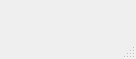
<?xml version="1.0" encoding="UTF-8"?>
<ui version="4.0">
 <class>GameScreen</class>
 <widget class="QMainWindow" name="GameScreen">
  <property name="geometry">
   <rect>
    <x>0</x>
    <y>0</y>
    <width>136</width>
    <height>59</height>
   </rect>
  </property>
  <widget class="QWidget" name="centralwidget">
   <widget class="QWidget" name="gridLayoutWidget">
    <property name="geometry">
     <rect>
      <x>50</x>
      <y>160</y>
      <width>401</width>
      <height>304</height>
     </rect>
    </property>
    <layout class="QGridLayout" name="gridLayout">
     <property name="spacing">
      <number>1</number>
     </property>
     <item row="1" column="0">
      <widget class="QPushButton" name="pushButton_2">
       <property name="sizePolicy">
        <sizepolicy hsizetype="Minimum" vsizetype="Fixed">
         <horstretch>100</horstretch>
         <verstretch>100</verstretch>
        </sizepolicy>
       </property>
       <property name="minimumSize">
        <size>
         <width>100</width>
         <height>100</height>
        </size>
       </property>
       <property name="font">
        <font>
         <pointsize>72</pointsize>
        </font>
       </property>
       <property name="text">
        <string/>
       </property>
      </widget>
     </item>
     <item row="2" column="1">
      <widget class="QPushButton" name="pushButton_6">
       <property name="sizePolicy">
        <sizepolicy hsizetype="Minimum" vsizetype="Fixed">
         <horstretch>100</horstretch>
         <verstretch>100</verstretch>
        </sizepolicy>
       </property>
       <property name="minimumSize">
        <size>
         <width>100</width>
         <height>100</height>
        </size>
       </property>
       <property name="font">
        <font>
         <pointsize>72</pointsize>
        </font>
       </property>
       <property name="text">
        <string/>
       </property>
      </widget>
     </item>
     <item row="0" column="0">
      <widget class="QPushButton" name="pushButton_1">
       <property name="sizePolicy">
        <sizepolicy hsizetype="Minimum" vsizetype="Fixed">
         <horstretch>100</horstretch>
         <verstretch>100</verstretch>
        </sizepolicy>
       </property>
       <property name="minimumSize">
        <size>
         <width>100</width>
         <height>100</height>
        </size>
       </property>
       <property name="font">
        <font>
         <pointsize>72</pointsize>
        </font>
       </property>
       <property name="text">
        <string/>
       </property>
      </widget>
     </item>
     <item row="0" column="1">
      <widget class="QPushButton" name="pushButton_4">
       <property name="sizePolicy">
        <sizepolicy hsizetype="Minimum" vsizetype="Fixed">
         <horstretch>100</horstretch>
         <verstretch>100</verstretch>
        </sizepolicy>
       </property>
       <property name="minimumSize">
        <size>
         <width>100</width>
         <height>100</height>
        </size>
       </property>
       <property name="font">
        <font>
         <pointsize>72</pointsize>
        </font>
       </property>
       <property name="text">
        <string/>
       </property>
      </widget>
     </item>
     <item row="1" column="1">
      <widget class="QPushButton" name="pushButton_5">
       <property name="sizePolicy">
        <sizepolicy hsizetype="Minimum" vsizetype="Fixed">
         <horstretch>100</horstretch>
         <verstretch>100</verstretch>
        </sizepolicy>
       </property>
       <property name="minimumSize">
        <size>
         <width>100</width>
         <height>100</height>
        </size>
       </property>
       <property name="font">
        <font>
         <pointsize>72</pointsize>
        </font>
       </property>
       <property name="text">
        <string/>
       </property>
      </widget>
     </item>
     <item row="2" column="0">
      <widget class="QPushButton" name="pushButton_3">
       <property name="sizePolicy">
        <sizepolicy hsizetype="Minimum" vsizetype="Fixed">
         <horstretch>100</horstretch>
         <verstretch>100</verstretch>
        </sizepolicy>
       </property>
       <property name="minimumSize">
        <size>
         <width>100</width>
         <height>100</height>
        </size>
       </property>
       <property name="font">
        <font>
         <pointsize>72</pointsize>
        </font>
       </property>
       <property name="text">
        <string/>
       </property>
      </widget>
     </item>
     <item row="0" column="2">
      <widget class="QPushButton" name="pushButton_7">
       <property name="sizePolicy">
        <sizepolicy hsizetype="Minimum" vsizetype="Fixed">
         <horstretch>100</horstretch>
         <verstretch>100</verstretch>
        </sizepolicy>
       </property>
       <property name="minimumSize">
        <size>
         <width>100</width>
         <height>100</height>
        </size>
       </property>
       <property name="font">
        <font>
         <pointsize>72</pointsize>
        </font>
       </property>
       <property name="text">
        <string/>
       </property>
      </widget>
     </item>
     <item row="1" column="2">
      <widget class="QPushButton" name="pushButton_8">
       <property name="sizePolicy">
        <sizepolicy hsizetype="Minimum" vsizetype="Fixed">
         <horstretch>100</horstretch>
         <verstretch>100</verstretch>
        </sizepolicy>
       </property>
       <property name="minimumSize">
        <size>
         <width>100</width>
         <height>100</height>
        </size>
       </property>
       <property name="font">
        <font>
         <pointsize>72</pointsize>
        </font>
       </property>
       <property name="text">
        <string/>
       </property>
      </widget>
     </item>
     <item row="2" column="2">
      <widget class="QPushButton" name="pushButton_9">
       <property name="sizePolicy">
        <sizepolicy hsizetype="Minimum" vsizetype="Fixed">
         <horstretch>100</horstretch>
         <verstretch>100</verstretch>
        </sizepolicy>
       </property>
       <property name="minimumSize">
        <size>
         <width>100</width>
         <height>100</height>
        </size>
       </property>
       <property name="font">
        <font>
         <pointsize>72</pointsize>
        </font>
       </property>
       <property name="text">
        <string/>
       </property>
      </widget>
     </item>
    </layout>
   </widget>
   <widget class="QPushButton" name="exitButton">
    <property name="geometry">
     <rect>
      <x>190</x>
      <y>560</y>
      <width>111</width>
      <height>31</height>
     </rect>
    </property>
    <property name="text">
     <string>Выйти из игры</string>
    </property>
   </widget>
   <widget class="QPushButton" name="resetButton">
    <property name="geometry">
     <rect>
      <x>190</x>
      <y>480</y>
      <width>111</width>
      <height>31</height>
     </rect>
    </property>
    <property name="text">
     <string>Заново</string>
    </property>
   </widget>
   <widget class="QLabel" name="label">
    <property name="geometry">
     <rect>
      <x>220</x>
      <y>20</y>
      <width>71</width>
      <height>21</height>
     </rect>
    </property>
    <property name="font">
     <font>
      <pointsize>18</pointsize>
     </font>
    </property>
    <property name="text">
     <string>Счёт:</string>
    </property>
   </widget>
   <widget class="QLabel" name="playerX">
    <property name="geometry">
     <rect>
      <x>80</x>
      <y>50</y>
      <width>71</width>
      <height>21</height>
     </rect>
    </property>
    <property name="font">
     <font>
      <pointsize>12</pointsize>
     </font>
    </property>
    <property name="text">
     <string>Игрок X:</string>
    </property>
    <property name="alignment">
     <set>Qt::AlignCenter</set>
    </property>
   </widget>
   <widget class="QLabel" name="player0">
    <property name="geometry">
     <rect>
      <x>340</x>
      <y>50</y>
      <width>71</width>
      <height>21</height>
     </rect>
    </property>
    <property name="font">
     <font>
      <pointsize>12</pointsize>
     </font>
    </property>
    <property name="text">
     <string>Игрок 0:</string>
    </property>
    <property name="alignment">
     <set>Qt::AlignCenter</set>
    </property>
   </widget>
   <widget class="QLabel" name="scorePlayerX">
    <property name="geometry">
     <rect>
      <x>110</x>
      <y>70</y>
      <width>31</width>
      <height>21</height>
     </rect>
    </property>
    <property name="font">
     <font>
      <pointsize>16</pointsize>
     </font>
    </property>
    <property name="text">
     <string>0</string>
    </property>
   </widget>
   <widget class="QLabel" name="scorePlayer0">
    <property name="geometry">
     <rect>
      <x>370</x>
      <y>70</y>
      <width>31</width>
      <height>21</height>
     </rect>
    </property>
    <property name="font">
     <font>
      <pointsize>16</pointsize>
     </font>
    </property>
    <property name="text">
     <string>0</string>
    </property>
   </widget>
   <widget class="QPushButton" name="backButton">
    <property name="geometry">
     <rect>
      <x>190</x>
      <y>520</y>
      <width>111</width>
      <height>31</height>
     </rect>
    </property>
    <property name="text">
     <string>Назад</string>
    </property>
   </widget>
  </widget>
  <widget class="QMenuBar" name="menubar">
   <property name="geometry">
    <rect>
     <x>0</x>
     <y>0</y>
     <width>136</width>
     <height>22</height>
    </rect>
   </property>
  </widget>
  <widget class="QStatusBar" name="statusbar"/>
 </widget>
 <resources/>
 <connections/>
</ui>
